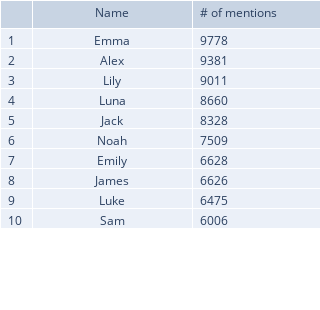

The notebook cell saved with this chart:
### Code cell
names_sum = list(dict(df_sum.head(10)).keys())
counts_sum = list(dict(df_sum.head(10)).values())
print(names_sum)
print(counts_sum)
fig = go.Figure(data=[go.Table(
    columnwidth = [10,50,40],
    header=dict(values=['','Name', '# of mentions'], align=['left', 'center', 'left']),
    cells=dict(values=[[x for x in range(1, 11)],[name.capitalize() for name in names_sum], counts_sum], align=['left', 'center', 'left'],))
                     ])
fig.update_layout(width=300, height=310)
fig['layout'].update(margin=dict(l=0,r=0,b=0,t=0))
#fig.write_image(str(data_path.joinpath("top10names.png")))
fig.show()

### Figure 1 — Plotly figure (JSON) as saved in the notebook; plotly's stock layout.template omitted (floating-point values rounded to 4 significant figures)
{"data": [{"cells": {"align": ["left", "center", "left"], "values": [[1, 2, 3, 4, 5, 6, 7, 8, 9, 10], ["Emma", "Alex", "Lily", "Luna", "Jack", "Noah", "Emily", "James", "Luke", "Sam"], [9778, 9381, 9011, 8660, 8328, 7509, 6628, 6626, 6475, 6006]]}, "columnwidth": [10, 50, 40], "header": {"align": ["left", "center", "left"], "values": ["", "Name", "# of mentions"]}, "type": "table"}], "layout": {"height": 310, "margin": {"b": 0, "l": 0, "r": 0, "t": 0}, "width": 300}}
